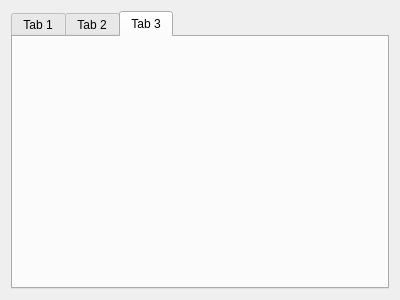
<?xml version="1.0" encoding="UTF-8"?>
<ui version="4.0">
 <class>MainWidget</class>
 <widget class="QWidget" name="MainWidget">
  <property name="geometry">
   <rect>
    <x>0</x>
    <y>0</y>
    <width>400</width>
    <height>300</height>
   </rect>
  </property>
  <property name="windowTitle">
   <string>MainWidget</string>
  </property>
  <layout class="QVBoxLayout" name="verticalLayout">
   <item>
    <widget class="QTabWidget" name="tabWidget">
     <property name="currentIndex">
      <number>2</number>
     </property>
     <widget class="QWidget" name="pTab1">
      <attribute name="title">
       <string>Tab 1</string>
      </attribute>
     </widget>
     <widget class="QWidget" name="pTab2">
      <attribute name="title">
       <string>Tab 2</string>
      </attribute>
     </widget>
     <widget class="QWidget" name="pTab3">
      <attribute name="title">
       <string>Tab 3</string>
      </attribute>
     </widget>
    </widget>
   </item>
  </layout>
 </widget>
 <resources/>
 <connections/>
</ui>
